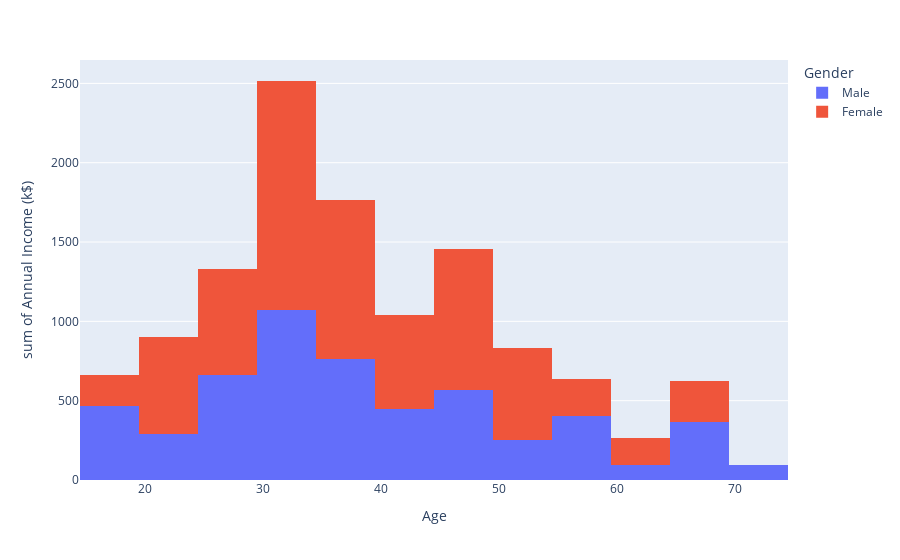

Notebook cell for this chart:
### Code cell
fig3 = px.histogram(df1, x = 'Age',y='Annual Income (k$)',nbins=15,color='Gender')
fig3.show()

### Figure 1 — Plotly figure (JSON) as saved in the notebook; plotly's stock layout.template omitted (floating-point values rounded to 4 significant figures)
{"data": [{"alignmentgroup": "True", "bingroup": "x", "histfunc": "sum", "hovertemplate": "Gender=Male<br>Age=%{x}<br>sum of Annual Income (k$)=%{y}<extra></extra>", "legendgroup": "Male", "marker": {"color": "#636efa", "pattern": {"shape": ""}}, "name": "Male", "nbinsx": 15, "offsetgroup": "Male", "orientation": "v", "showlegend": true, "type": "histogram", "x": [59, 19, 58, 19, 40, 20, 46, 43, 25, 34, 50, 32, 37, 36, 33, 42, 47, 19, 32, 27, 39, 40, 35, 28, 39, 30, 27, 32, 32, 36, 28, 28, 32, 34, 39, 38, 19, 20, 30, 18, 19, 26, 33, 38, 24, 18, 35, 24, 29, 31, 18, 19, 25, 20, 21, 22, 26, 35, 48, 48, 37, 67, 64, 49, 65, 66, 68, 52, 67, 43, 60, 63, 59, 70, 53, 69, 47, 40, 59, 57, 67, 48, 48, 59, 70, 53, 48, 54], "xaxis": "x", "y": [93, 74, 88, 81, 87, 73, 98, 78, 77, 78, 85, 137, 78, 87, 113, 86, 71, 64, 126, 67, 69, 71, 93, 101, 71, 99, 88, 73, 75, 87, 77, 87, 87, 78, 78, 71, 15, 61, 137, 48, 46, 54, 42, 54, 38, 33, 28, 60, 28, 25, 59, 48, 24, 21, 15, 20, 62, 24, 61, 77, 20, 19, 19, 62, 63, 63, 63, 23, 62, 71, 30, 48, 54, 46, 46, 44, 43, 54, 43, 54, 54, 39, 54, 71, 49, 33, 60, 63], "yaxis": "y"}, {"alignmentgroup": "True", "bingroup": "x", "histfunc": "sum", "hovertemplate": "Gender=Female<br>Age=%{x}<br>sum of Annual Income (k$)=%{y}<extra></extra>", "legendgroup": "Female", "marker": {"color": "#EF553B", "pattern": {"shape": ""}}, "name": "Female", "nbinsx": 15, "offsetgroup": "Female", "orientation": "v", "showlegend": true, "type": "histogram", "x": [52, 44, 37, 34, 41, 36, 54, 44, 47, 45, 41, 47, 34, 30, 32, 27, 32, 27, 38, 31, 28, 18, 19, 23, 27, 40, 32, 23, 32, 31, 22, 25, 21, 31, 29, 23, 35, 34, 30, 21, 31, 36, 32, 35, 35, 30, 29, 32, 29, 38, 23, 21, 30, 23, 24, 21, 22, 19, 35, 20, 23, 36, 31, 31, 30, 33, 24, 27, 29, 43, 66, 67, 20, 31, 51, 56, 50, 35, 49, 54, 46, 49, 65, 36, 42, 49, 68, 40, 35, 45, 58, 50, 54, 38, 63, 46, 49, 47, 49, 68, 38, 50, 45, 49, 51, 50, 60, 60, 40, 47, 57, 55], "xaxis": "x", "y": [88, 73, 97, 78, 99, 87, 101, 78, 120, 126, 103, 78, 103, 78, 48, 46, 77, 78, 78, 43, 76, 65, 65, 62, 60, 69, 60, 70, 76, 70, 57, 72, 54, 72, 73, 54, 74, 58, 78, 62, 81, 103, 103, 19, 23, 19, 98, 97, 79, 113, 29, 30, 88, 18, 20, 33, 17, 63, 120, 37, 16, 85, 39, 40, 34, 86, 39, 40, 40, 48, 63, 47, 16, 17, 44, 79, 43, 18, 42, 28, 25, 39, 38, 37, 34, 33, 48, 29, 21, 28, 20, 40, 47, 67, 65, 54, 62, 60, 54, 59, 64, 58, 54, 65, 67, 67, 50, 50, 60, 49, 75, 57], "yaxis": "y"}], "layout": {"barmode": "relative", "legend": {"title": {"text": "Gender"}, "tracegroupgap": 0}, "margin": {"t": 60}, "xaxis": {"anchor": "y", "domain": [0, 1], "title": {"text": "Age"}}, "yaxis": {"anchor": "x", "domain": [0, 1], "title": {"text": "sum of Annual Income (k$)"}}}}
